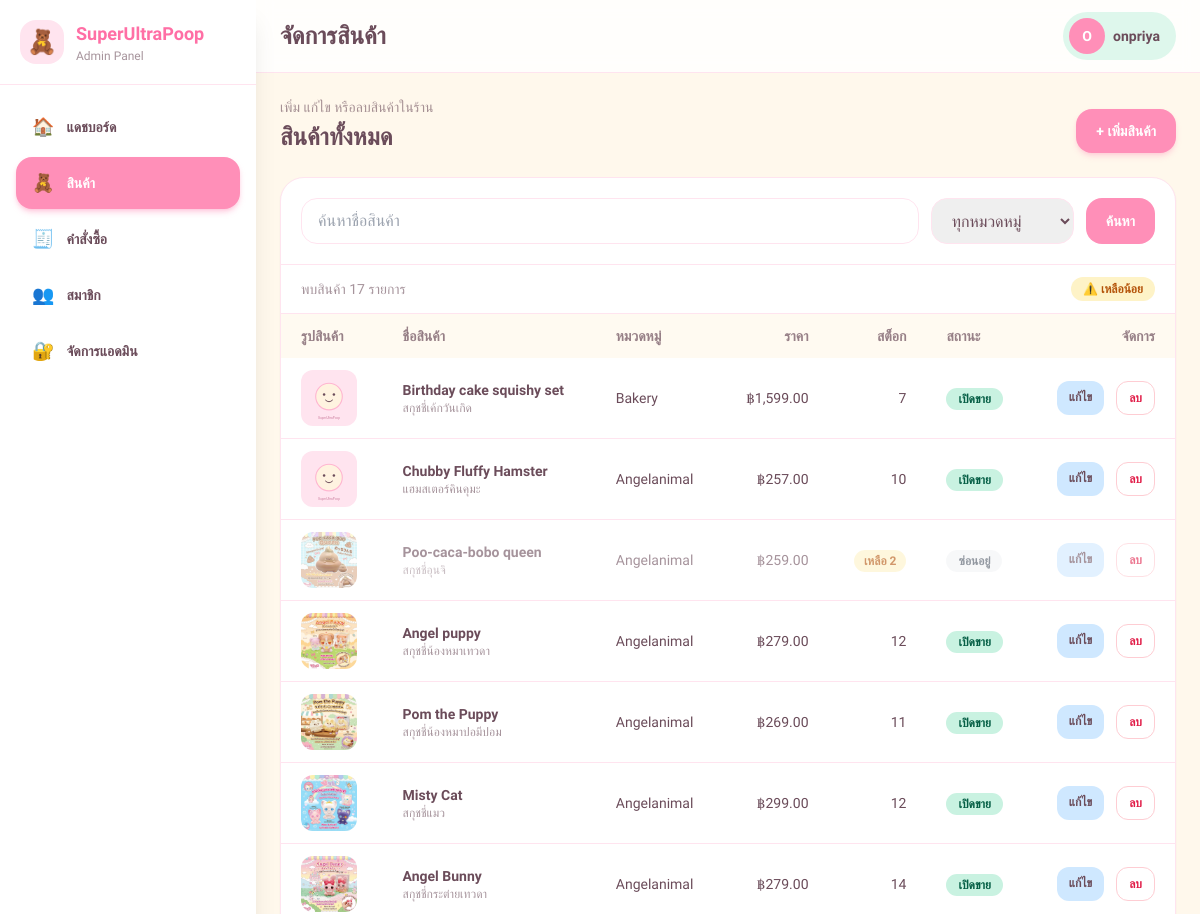
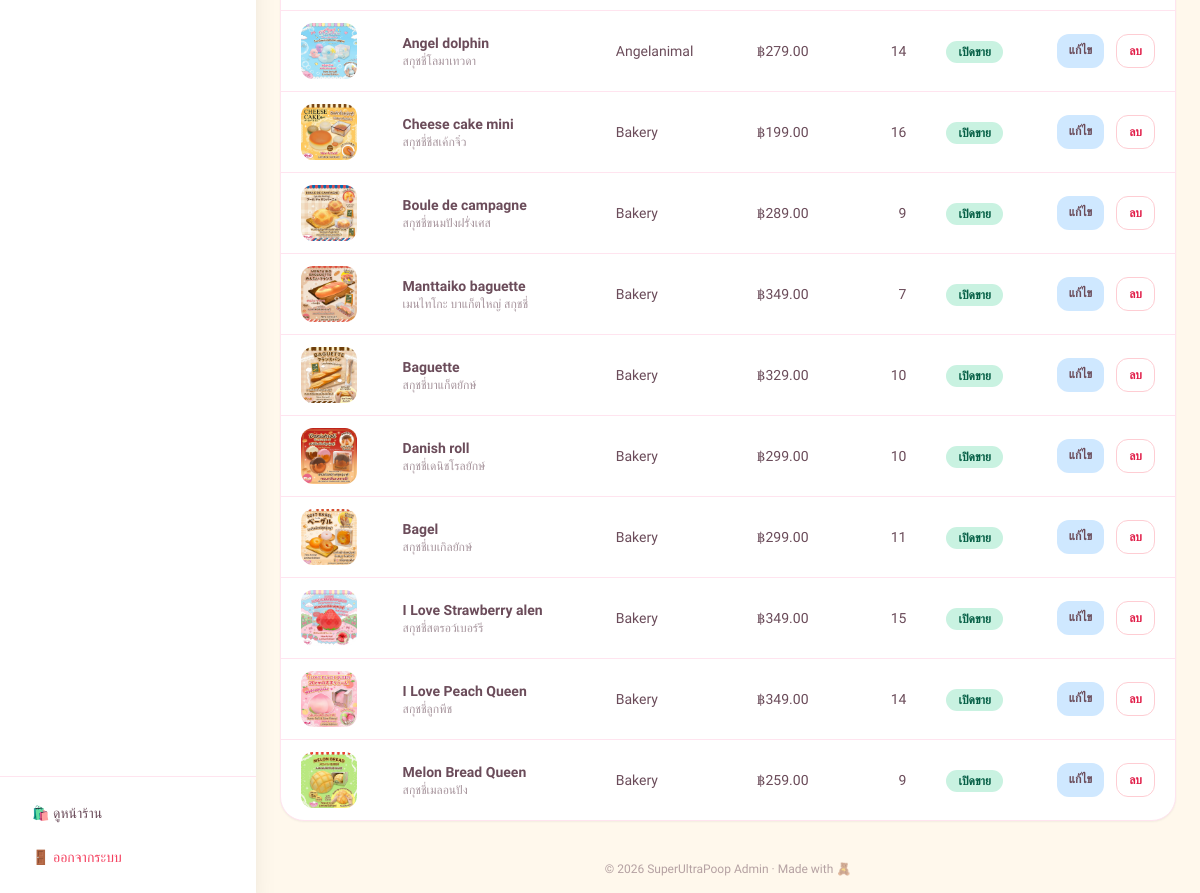
Screenshot of /admin/products.php (signed in) with the database file from the repository (2 pictures, top to bottom).
### tables this page shows
CREATE TABLE `products` (
  `id` int(11) NOT NULL,
  `category_id` int(11) NOT NULL,
  `name` varchar(120) NOT NULL,
  `name_th` varchar(160) DEFAULT NULL,
  `description` text DEFAULT NULL,
  `price` decimal(10,2) NOT NULL,
  `stock` int(11) NOT NULL DEFAULT 0,
  `image` varchar(255) DEFAULT NULL,
  `scent` varchar(80) DEFAULT NULL,
  `color` varchar(255) DEFAULT NULL,
  `is_new` tinyint(1) NOT NULL DEFAULT 0,
  `is_best` tinyint(1) NOT NULL DEFAULT 0,
  `status` enum('active','inactive') NOT NULL DEFAULT 'active',
  `created_at` timestamp NOT NULL DEFAULT current_timestamp()
);

CREATE TABLE `categories` (
  `id` int(11) NOT NULL,
  `name` varchar(50) NOT NULL,
  `description` varchar(255) DEFAULT NULL
);

### includes/functions.php (called while the page is built, shortened)
<?php
function h($s) { return htmlspecialchars((string)$s, ENT_QUOTES, 'UTF-8'); }
function money($n) { return '฿' . number_format((float)$n, 2); }
function img($p) {
    $f = $p['image'] ?? '';
    return ($f && is_file(__DIR__ . '/../' . $f)) ? $f : 'assets/images/placeholder.svg';
}
    ?>

### admin/products.php (the view, shortened to what this page needs)
<?php
$pageTitle = 'จัดการสินค้า';
require_once __DIR__ . '/../includes/functions.php';
$search = trim($_GET['q'] ?? '');
$low = isset($_GET['low']);
$sql = 'SELECT p.*, c.name AS cat_name FROM products p LEFT JOIN categories c ON c.id = p.category_id WHERE 1=1';
$params = [];
$sql .= ' ORDER BY p.id DESC';
$statement = $pdo->prepare($sql);
$statement->execute($params);
$products = $statement->fetchAll();
require __DIR__ . '/header.php';
?>
<section class="mb-6 flex flex-wrap items-end justify-between gap-3">
  <div>
    <p class="text-sm text-kawaii-ink/60">เพิ่ม แก้ไข หรือลบสินค้าในร้าน</p>
    <h2 class="mt-1 text-2xl font-bold">สินค้าทั้งหมด</h2>
  </div>
  <a href="product-form.php" class="rounded-2xl bg-kawaii-pink px-5 py-3 text-sm font-bold text-white shadow-md shadow-kawaii-pink/30 transition hover:bg-kawaii-pink-deep">+ เพิ่มสินค้า</a>
</section>
<section class="overflow-hidden rounded-3xl border border-kawaii-pink-light bg-white shadow-sm">
  <form method="get" class="flex flex-wrap gap-3 border-b border-kawaii-pink-light p-4 sm:p-5">
    <input id="product-search" name="q" value="<?= h($search) ?>" placeholder="ค้นหาชื่อสินค้า" class="min-w-[220px] flex-1 rounded-2xl border border-kawaii-pink-light px-4 py-2.5 outline-none transition focus:border-kawaii-pink focus:ring-2 focus:ring-kawaii-pink/20">
    <select id="product-category" name="cat" class="rounded-2xl border border-kawaii-pink-light px-4 py-2.5 outline-none focus:border-kawaii-pink">
      <option value="0">ทุกหมวดหมู่</option>
    </select>
    <button class="rounded-2xl bg-kawaii-pink px-5 py-2.5 text-sm font-bold text-white transition hover:bg-kawaii-pink-deep">ค้นหา</button>
  </form>
  <div class="flex flex-wrap items-center justify-between gap-2 border-b border-kawaii-pink-light px-5 py-3 text-sm text-kawaii-ink/60">
    <span>พบสินค้า <span class="font-num tabular-nums"><?= number_format(count($products)) ?></span> รายการ</span>
    <a href="<?= $low ? 'products.php' : 'products.php?low=1' ?>" class="rounded-full px-3 py-1 text-xs font-bold <?= $low ? 'bg-kawaii-pink text-white' : 'bg-amber-100 text-amber-700 hover:bg-amber-200' ?>">⚠️ เหลือน้อย<?= $low ? ' ✕' : '' ?></a>
  </div>
  <div class="overflow-x-auto">
    <table class="w-full min-w-[850px] text-left text-sm">
      <thead class="bg-kawaii-cream/70 text-kawaii-ink/70">
        <tr>
          <th class="px-5 py-3 font-semibold">รูปสินค้า</th>
          <th class="px-5 py-3 font-semibold">ชื่อสินค้า</th>
          <th class="px-5 py-3 font-semibold">หมวดหมู่</th>
          <th class="px-5 py-3 text-right font-semibold">ราคา</th>
          <th class="px-5 py-3 text-right font-semibold">สต็อก</th>
          <th class="px-5 py-3 font-semibold">สถานะ</th>
          <th class="px-5 py-3 text-right font-semibold">จัดการ</th>
        </tr>
      </thead>
      <tbody class="divide-y divide-kawaii-pink-light">
        <?php if (!$products): ?>
          <tr><td colspan="7" class="px-5 py-10 text-center text-kawaii-ink/60">ไม่พบสินค้า</td></tr>
        <?php else: foreach ($products as $product): ?>
          <tr class="hover:bg-kawaii-cream/40 <?= $product['status'] === 'active' ? '' : 'opacity-60' ?>">
            <td class="px-5 py-3">
              <img src="../<?= h(img($product)) ?>" alt="<?= h($product['name']) ?>" class="h-14 w-14 rounded-xl object-cover">
            </td>
            <td class="px-5 py-3">
              <p class="font-semibold"><?= h($product['name']) ?></p>
              <?php if ($product['name_th'] !== ''): ?><p class="text-xs text-kawaii-ink/60"><?= h($product['name_th']) ?></p><?php endif; ?>
            </td>
            <td class="px-5 py-3"><?= h($product['cat_name'] ?? '-') ?></td>
            <td class="px-5 py-3 text-right whitespace-nowrap font-num tabular-nums"><?= h(money($product['price'])) ?></td>
            <td class="px-5 py-3 text-right">
              <?php $stock = (int)$product['stock']; ?>
              <?php if ($stock <= 0): ?>
                <span class="rounded-full bg-rose-100 px-2.5 py-1 text-xs font-bold text-rose-700">หมด</span>
              <?php elseif ($stock <= 3): ?>
                <span class="rounded-full bg-amber-100 px-2.5 py-1 text-xs font-bold text-amber-700">เหลือ <span class="font-num tabular-nums"><?= $stock ?></span></span>
              <?php else: ?>
                <span class="font-num tabular-nums"><?= $stock ?></span>
              <?php endif; ?>
            </td>
            <td class="px-5 py-3">
              <span class="rounded-full px-3 py-1 text-xs font-semibold <?= $product['status'] === 'active' ? 'bg-kawaii-mint text-emerald-800' : 'bg-gray-100 text-gray-600' ?>">
                <?= $product['status'] === 'active' ? 'เปิดขาย' : 'ซ่อนอยู่' ?>
              </span>
            </td>
            <td class="px-5 py-3">
              <div class="flex justify-end gap-3">
                <a href="product-form.php?id=<?= (int)$product['id'] ?>" class="rounded-xl bg-kawaii-blue px-3 py-2 text-xs font-bold hover:brightness-95">แก้ไข</a>
                <form method="post">
                  <button class="rounded-xl border border-rose-200 bg-white px-3 py-2 text-xs font-semibold text-rose-600 hover:bg-rose-50" data-confirm="ยืนยันลบสินค้า <?= h($product['name']) ?>?">ลบ</button>
                </form>
              </div>
            </td>
          </tr>
        <?php endforeach; endif; ?>
      </tbody>
    </table>
  </div>
</section>
<?php require __DIR__ . '/footer.php'; ?>

### admin/header.php (shortened to what this page needs)
<?php
require_once __DIR__ . '/../includes/functions.php';
$cur       = basename($_SERVER['PHP_SELF']);
$pageTitle = $pageTitle ?? 'Dashboard';
$stAdmin = $pdo->prepare("SELECT username FROM admins WHERE id = ?");
$stAdmin->execute([$_SESSION['admin_id']]);
$adminName = $stAdmin->fetchColumn() ?: 'admin';
$navItems = [
    ['index.php',      'แดชบอร์ด',  '🏠', ['index.php']],
    ['products.php',   'สินค้า',      '🧸', ['products.php', 'product-form.php']],
    ['orders.php',     'คำสั่งซื้อ',   '🧾', ['orders.php', 'order-detail.php']],
    ['customers.php',  'สมาชิก',     '👥', ['customers.php', 'member-detail.php']],
    ['create-admin.php', 'จัดการแอดมิน', '🔐', ['create-admin.php']],
];
?>
<!DOCTYPE html>
<html lang="th">
<head>
  <script src="https://cdn.tailwindcss.com"></script>
</head>
<body class="min-h-screen bg-kawaii-cream font-sans text-kawaii-ink">
  <aside id="sidebar" class="fixed inset-y-0 left-0 z-40 flex w-64 -translate-x-full flex-col bg-white shadow-xl transition-transform duration-200 lg:translate-x-0">
    <div class="flex items-center gap-3 border-b border-kawaii-pink-light px-5 py-5">
      <span class="flex h-11 w-11 items-center justify-center rounded-2xl bg-kawaii-pink-light text-2xl">🧸</span>
      <div class="leading-tight">
        <div class="text-lg font-bold text-kawaii-pink-deep">SuperUltraPoop</div>
        <div class="text-xs text-kawaii-ink/60">Admin Panel</div>
      </div>
    </div>
    <nav class="flex-1 space-y-1 overflow-y-auto p-4">
      <?php foreach ($navItems as [$href, $label, $icon, $files]):
        $active = in_array($cur, $files, true); ?>
        <a href="<?= h($href) ?>"
           class="flex items-center gap-3 rounded-2xl px-4 py-3 text-sm font-semibold transition
                  <?= $active ? 'bg-kawaii-pink text-white shadow-md shadow-kawaii-pink/40' : 'text-kawaii-ink hover:bg-kawaii-pink-light' ?>">
          <span class="text-lg"><?= $icon ?></span><?= h($label) ?>
        </a>
      <?php endforeach; ?>
    </nav>
    <div class="space-y-1 border-t border-kawaii-pink-light p-4 text-sm">
      <a href="../index.php" target="_blank" class="flex items-center gap-3 rounded-2xl px-4 py-2.5 hover:bg-kawaii-blue/60">🛍️ ดูหน้าร้าน</a>
      <a href="logout.php" class="flex items-center gap-3 rounded-2xl px-4 py-2.5 text-rose-500 hover:bg-rose-50">🚪 ออกจากระบบ</a>
    </div>
  </aside>
  <div class="flex min-h-screen flex-col lg:pl-64">
    <header class="sticky top-0 z-20 flex items-center justify-between gap-3 border-b border-kawaii-pink-light bg-white/85 px-4 py-3 backdrop-blur sm:px-6">
      <div class="flex items-center gap-3">
        <h1 class="text-xl font-bold sm:text-2xl"><?= h($pageTitle) ?></h1>
      </div>
      <div class="flex items-center gap-2 rounded-full bg-kawaii-mint/60 py-1.5 pl-1.5 pr-4">
        <span class="flex h-9 w-9 items-center justify-center rounded-full bg-kawaii-pink text-sm font-bold uppercase text-white">
            <?= h(mb_substr($adminName, 0, 1)) ?>
        </span>
        <span class="hidden text-sm font-semibold sm:inline"><?= h($adminName) ?></span>
      </div>
    </header>
    <main class="flex-1 p-4 sm:p-6">

### admin/footer.php (shortened to what this page needs)
    </main>
    <footer class="px-6 py-4 text-center text-xs text-kawaii-ink/50">
      © <?= date('Y') ?> SuperUltraPoop Admin · Made with 🧸
    </footer>
  </div>
</body>
</html>

### rows the page displays
products: name "Birthday cake squishy set", name_th "สกุชชี่เค้กวันเกิด", category.name "Bakery", price "฿1,599.00", stock "7", status "เปิดขาย"
products: name "Chubby Fluffy Hamster", name_th "แฮมสเตอร์คินคุมะ", category.name "Angelanimal", price "฿257.00", stock "10", status "เปิดขาย"
products: image (picture), name "Poo-caca-bobo queen", name_th "สกุชชี่อุนจิ", category.name "Angelanimal", price "฿259.00", stock "2", status "ซ่อนอยู่"
products: image+name (picture), name "Angel puppy", name_th "สกุชชี่น้องหมาเทวดา", category.name "Angelanimal", price "฿279.00", stock "12", status "เปิดขาย"
products: image+name (picture), name "Pom the Puppy", name_th "สกุชชี่น้องหมาปอมีปอม", category.name "Angelanimal", price "฿269.00", stock "11", status "เปิดขาย"
products: image+name (picture), name "Misty Cat", name_th "สกุชชี่แมว", category.name "Angelanimal", price "฿299.00", stock "12", status "เปิดขาย"
products: image+name (picture), name "Angel Bunny", name_th "สกุชชี่กระต่ายเทวดา", category.name "Angelanimal", price "฿279.00", stock "14", status "เปิดขาย"
products: image+name (picture), name "Angel dolphin", name_th "สกุชชี่โลมาเทวดา", category.name "Angelanimal", price "฿279.00", stock "14", status "เปิดขาย"
products: image (picture), name "Cheese cake mini", name_th "สกุชชี่ชีสเค้กจิ๋ว", category.name "Bakery", price "฿199.00", stock "16", status "เปิดขาย"
products: image (picture), name "Boule de campagne", name_th "สกุชชี่ขนมปังฝรั่งเศส", category.name "Bakery", price "฿289.00", stock "9", status "เปิดขาย"
products: image (picture), name "Manttaiko baguette", name_th "เมนไทโกะ บาแก็ตใหญ่ สกุชชี่", category.name "Bakery", price "฿349.00", stock "7", status "เปิดขาย"
products: image+name (picture), name "Baguette", name_th "สกุชชี่บาแก็ตยักษ์", category.name "Bakery", price "฿329.00", stock "10", status "เปิดขาย"
products: image+name (picture), name "Danish roll", name_th "สกุชชี่เดนิชโรลยักษ์", category.name "Bakery", price "฿299.00", stock "10", status "เปิดขาย"
products: image+name (picture), name "Bagel", name_th "สกุชชี่เบเกิลยักษ์", category.name "Bakery", price "฿299.00", stock "11", status "เปิดขาย"
products: image+name (picture), name "I Love Strawberry alen", name_th "สกุชชี่สตรอว์เบอร์รี", category.name "Bakery", price "฿349.00", stock "15", status "เปิดขาย"
products: image+name (picture), name "I Love Peach Queen", name_th "สกุชชี่ลูกพีช", category.name "Bakery", price "฿349.00", stock "14", status "เปิดขาย"
products: image+name (picture), name "Melon Bread Queen", name_th "สกุชชี่เมลอนปัง", category.name "Bakery", price "฿259.00", stock "9", status "เปิดขาย"

### other values shown
$icon "🏠"
$label "แดชบอร์ด"
$icon "🧸"
$label "สินค้า"
$icon "🧾"
$label "คำสั่งซื้อ"
$icon "👥"
$label "สมาชิก"
$icon "🔐"
$label "จัดการแอดมิน"
$pageTitle "จัดการสินค้า"
mb_substr($adminName, 0, 1) "O"
$adminName "onpriya"
count($products) "17"
